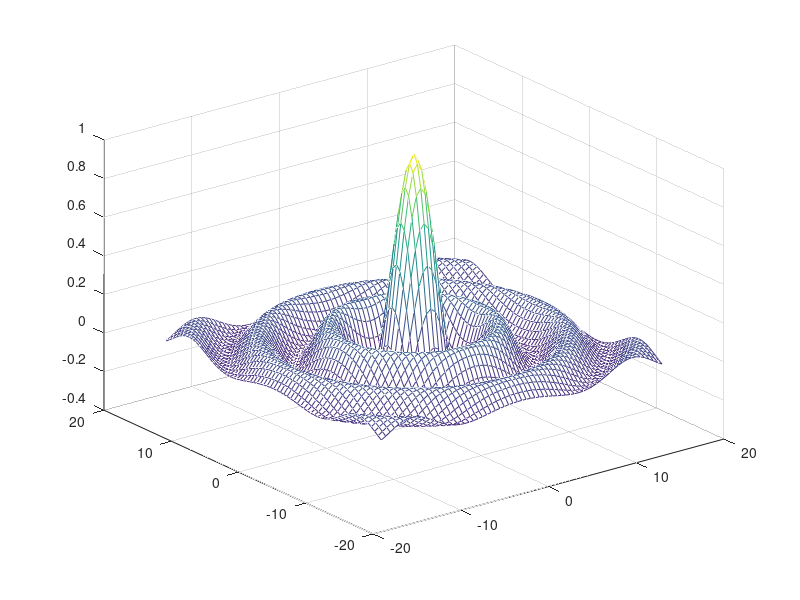

Reproduce this figure in MATLAB.
% This is for ploting a mesh graph
x = -16: .5: 16;
y = x;
[X, Y]=meshgrid(x, y);
R = sqrt(X.^2 + Y.^2) + eps;
Z = sin(R) ./ R;
mesh(x, y, Z)